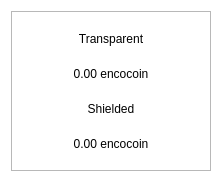
<?xml version="1.0" encoding="UTF-8"?>
<ui version="4.0">
 <class>BalanceBubble</class>
 <widget class="QWidget" name="BalanceBubble">
  <property name="geometry">
   <rect>
    <x>0</x>
    <y>0</y>
    <width>218</width>
    <height>178</height>
   </rect>
  </property>
  <property name="maximumSize">
   <size>
    <width>218</width>
    <height>178</height>
   </size>
  </property>
  <property name="windowTitle">
   <string>Form</string>
  </property>
  <property name="styleSheet">
   <string notr="true">#BalanceBubble{
background-color:transparent
}</string>
  </property>
  <layout class="QVBoxLayout" name="verticalLayout_2">
   <property name="spacing">
    <number>0</number>
   </property>
   <item>
    <widget class="QFrame" name="frame">
     <property name="minimumSize">
      <size>
       <width>200</width>
       <height>160</height>
      </size>
     </property>
     <property name="maximumSize">
      <size>
       <width>200</width>
       <height>160</height>
      </size>
     </property>
     <property name="styleSheet">
      <string notr="true"/>
     </property>
     <property name="frameShape">
      <enum>QFrame::StyledPanel</enum>
     </property>
     <property name="frameShadow">
      <enum>QFrame::Raised</enum>
     </property>
     <property name="lineWidth">
      <number>10</number>
     </property>
     <layout class="QVBoxLayout" name="verticalLayout">
      <property name="spacing">
       <number>0</number>
      </property>
      <item>
       <layout class="QHBoxLayout" name="horizontalLayout">
        <item>
         <widget class="QLabel" name="lblFirst">
          <property name="styleSheet">
           <string notr="true"/>
          </property>
          <property name="text">
           <string>Transparent</string>
          </property>
          <property name="alignment">
           <set>Qt::AlignCenter</set>
          </property>
         </widget>
        </item>
       </layout>
      </item>
      <item>
       <widget class="QLabel" name="textTransparent">
        <property name="styleSheet">
         <string notr="true">
                                      </string>
        </property>
        <property name="text">
         <string>0.00 encocoin</string>
        </property>
        <property name="alignment">
         <set>Qt::AlignCenter</set>
        </property>
       </widget>
      </item>
      <item>
       <widget class="QLabel" name="lblSecond">
        <property name="styleSheet">
         <string notr="true"/>
        </property>
        <property name="text">
         <string>Shielded</string>
        </property>
        <property name="alignment">
         <set>Qt::AlignCenter</set>
        </property>
       </widget>
      </item>
      <item>
       <widget class="QLabel" name="textShielded">
        <property name="styleSheet">
         <string notr="true"/>
        </property>
        <property name="text">
         <string>0.00 encocoin</string>
        </property>
        <property name="alignment">
         <set>Qt::AlignCenter</set>
        </property>
       </widget>
      </item>
     </layout>
    </widget>
   </item>
  </layout>
 </widget>
 <resources/>
 <connections/>
</ui>
